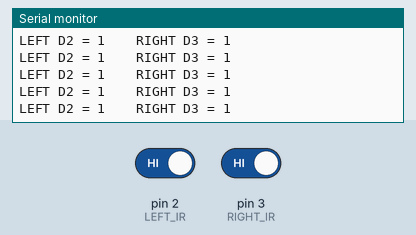
Bench run of a sketch on a simulated Arduino Uno, built with avr-gcc and run on an emulated ATmega328P. Parts: the last lines printed to the serial monitor. The test bench sets the inputs (shaded band); at power-on: pin 2 (LEFT_IR) HIGH, pin 3 (RIGHT_IR) HIGH.

Above: at 1.2 s.
1.3 s: pin 2 (LEFT_IR) driven LOW
At 1.61 s:
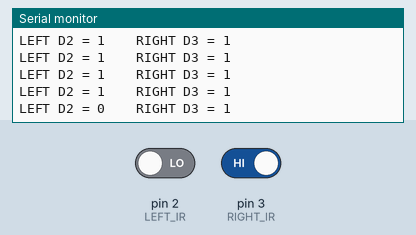
2.8 s: pin 3 (RIGHT_IR) driven LOW
At 3.02 s:
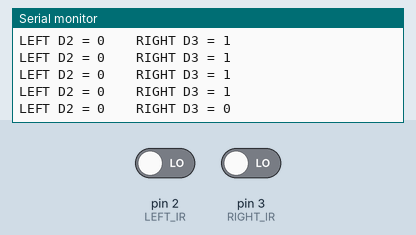
4.3 s: pin 2 (LEFT_IR) driven HIGH
At 4.62 s:
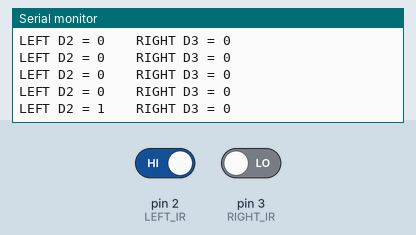

The sketch:

sensor-test-code.ino
```cpp
#define LEFT_IR  2
#define RIGHT_IR 3

void setup() {
  pinMode(LEFT_IR, INPUT);
  pinMode(RIGHT_IR, INPUT);

  Serial.begin(9600);

  Serial.println("================================");
  Serial.println("     IR SENSOR TEST");
  Serial.println("================================");
}

void loop() {

  int left = digitalRead(LEFT_IR);
  int right = digitalRead(RIGHT_IR);

  Serial.print("LEFT D2 = ");
  Serial.print(left);

  Serial.print("    RIGHT D3 = ");
  Serial.println(right);

  delay(200);
}
```

Measured:
- after the input at 1.3 s, the serial monitor: prints a new line after 0.16 s (image 1)
- after the input at 2.8 s, the serial monitor: prints a new line after 0.06 s (image 2)
- after the input at 4.3 s, the serial monitor: prints a new line after 0.16 s (image 3)
